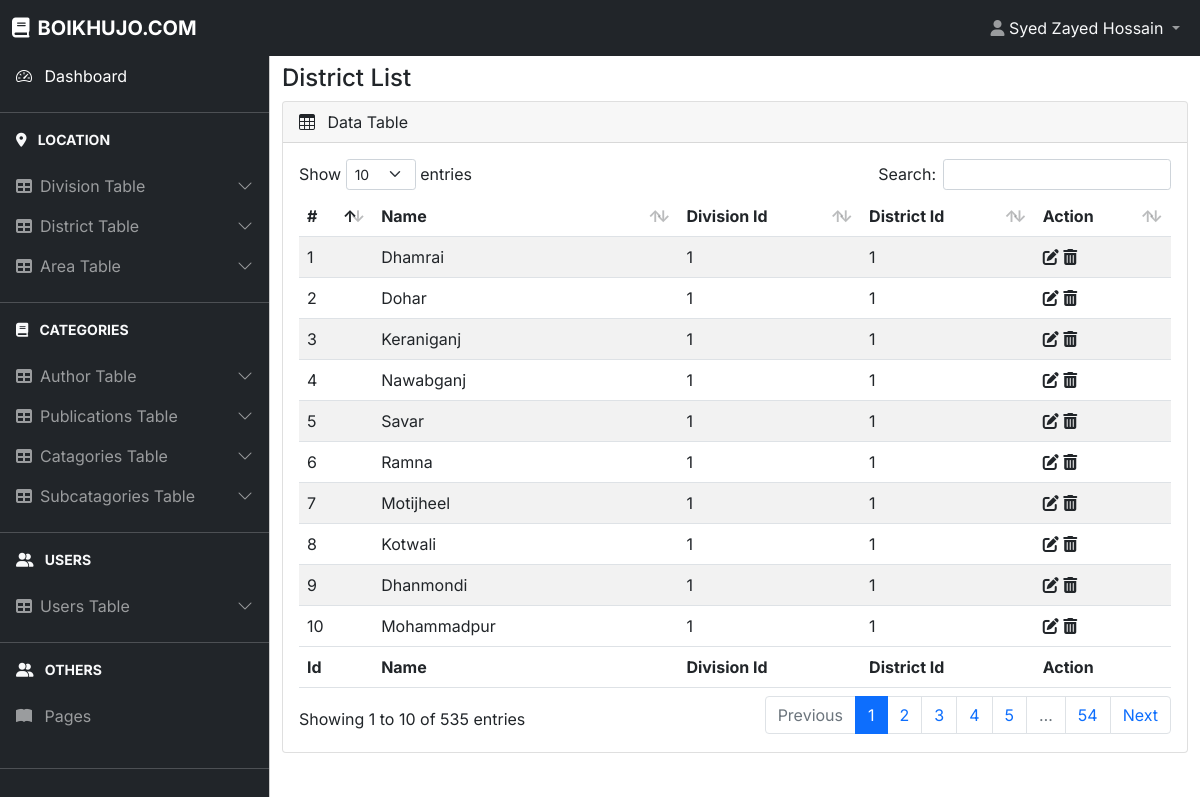
Screenshot of /admin/area-list.php (signed in) with the database file from the repository.
### tables this page shows
CREATE TABLE `area` (
  `id` int(11) NOT NULL,
  `name` varchar(150) NOT NULL,
  `district_id` int(11) NOT NULL,
  `division_id` int(11) NOT NULL,
  `created` timestamp NOT NULL DEFAULT current_timestamp() ON UPDATE current_timestamp()
);

### admin/area-list.php (the view, shortened to what this page needs)
<?php
require "partial/header.php";
require "../connection.php";
$query = "SELECT * FROM `area` WHERE 1";
$result = $conn->query($query);
?>
<main class="mt-5 pt-3">
    <div class="container-fluid">
        <div class="row">
            <div class="col-md-12">
                <h4>District List</h4>
            </div>
        </div>
        <div class="row">
            <div class="col-md-12 mb-3">
                <div class="card">
                    <div class="card-header">
                        <span><i class="bi bi-table me-2"></i></span> Data Table
                    </div>
                    <div class="card-body">
                        <div class="table-responsive">
                            <table id="example" class="table table-striped data-table" style="width: 100%">
                                <thead>
                                    <tr>
                                        <th>#</th>
                                        <th>Name</th>
                                        <th>Division Id</th>
                                        <th>District Id</th>
                                        <th>Action</th>
                                    </tr>
                                </thead>
                                <tbody>
                                    <?php
                                        while($row = $result->fetch_assoc()){
                                            echo "<tr>";
                                            echo "<td>". $row['id'] . "</td>";
                                            echo "<td>". $row['name'] . "</td>";
                                            echo "<td>". $row['division_id'] . "</td>";
                                            echo "<td>". $row['district_id'] . "</td>";
                                            echo "<td><i class='fa-solid fa-pen-to-square'></i> <i class='fa-solid fa-trash-can'></i></td>";
                                        }
                                    ?>
                                </tbody>
                                <tfoot>
                                    <tr>
                                        <th>Id</th>
                                        <th>Name</th>
                                        <th>Division Id</th>
                                        <th>District Id</th>
                                        <th>Action</th>
                                    </tr>
                                </tfoot>
                            </table>
                        </div>
                    </div>
                </div>
            </div>
        </div>
    </div>
</main>
</body>
</html>

### rows the page displays
area: id "1", name "Dhamrai", division "1", district "1"
area: id "2", name "Dohar", division "1", district "1"
area: id "3", name "Keraniganj", division "1", district "1"
area: id "4", name "Nawabganj", division "1", district "1"
area: id "5", name "Savar", division "1", district "1"
area: id "6", name "Ramna", division "1", district "1"
area: id "7", name "Motijheel", division "1", district "1"
area: id "8", name "Kotwali", division "1", district "1"
area: id "9", name "Dhanmondi", division "1", district "1"
area: id "10", name "Mohammadpur", division "1", district "1"

### other values shown
$_SESSION['full_name'] "Syed Zayed Hossain"
